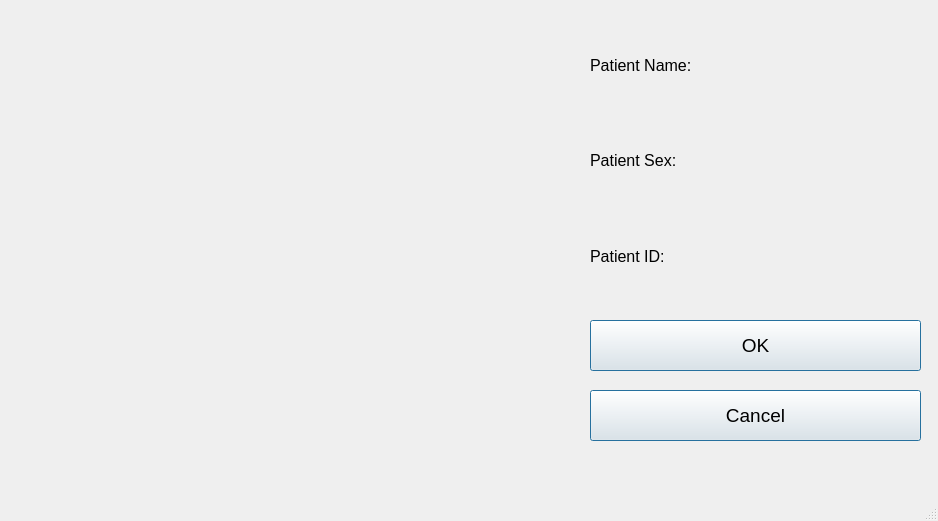
<?xml version="1.0" encoding="UTF-8"?>
<ui version="4.0">
 <class>MainWindow</class>
 <widget class="QMainWindow" name="MainWindow">
  <property name="geometry">
   <rect>
    <x>0</x>
    <y>0</y>
    <width>938</width>
    <height>521</height>
   </rect>
  </property>
  <property name="windowTitle">
   <string>Choose which series to show</string>
  </property>
  <widget class="QWidget" name="centralwidget">
   <widget class="QWidget" name="horizontalLayoutWidget">
    <property name="geometry">
     <rect>
      <x>30</x>
      <y>170</y>
      <width>541</width>
      <height>271</height>
     </rect>
    </property>
    <layout class="QHBoxLayout" name="horizontalLayout">
     <item>
      <widget class="QLabel" name="png1">
       <property name="text">
        <string/>
       </property>
      </widget>
     </item>
     <item>
      <widget class="QLabel" name="png2">
       <property name="text">
        <string/>
       </property>
      </widget>
     </item>
     <item>
      <widget class="QLabel" name="png3">
       <property name="text">
        <string/>
       </property>
      </widget>
     </item>
    </layout>
   </widget>
   <widget class="QWidget" name="horizontalLayoutWidget_2">
    <property name="geometry">
     <rect>
      <x>30</x>
      <y>20</y>
      <width>541</width>
      <height>71</height>
     </rect>
    </property>
    <layout class="QHBoxLayout" name="horizontalLayout_2">
     <item>
      <widget class="QLabel" name="text1">
       <property name="text">
        <string/>
       </property>
      </widget>
     </item>
     <item>
      <widget class="QLabel" name="text2">
       <property name="text">
        <string/>
       </property>
      </widget>
     </item>
     <item>
      <widget class="QLabel" name="text3">
       <property name="text">
        <string/>
       </property>
      </widget>
     </item>
    </layout>
   </widget>
   <widget class="QPushButton" name="buttonOK">
    <property name="geometry">
     <rect>
      <x>590</x>
      <y>320</y>
      <width>331</width>
      <height>51</height>
     </rect>
    </property>
    <property name="font">
     <font>
      <family>Arial</family>
      <pointsize>14</pointsize>
     </font>
    </property>
    <property name="text">
     <string>OK</string>
    </property>
    <property name="autoDefault">
     <bool>false</bool>
    </property>
    <property name="default">
     <bool>true</bool>
    </property>
   </widget>
   <widget class="QPushButton" name="buttonCancel">
    <property name="geometry">
     <rect>
      <x>590</x>
      <y>390</y>
      <width>331</width>
      <height>51</height>
     </rect>
    </property>
    <property name="font">
     <font>
      <family>Arial</family>
      <pointsize>14</pointsize>
     </font>
    </property>
    <property name="text">
     <string>Cancel</string>
    </property>
    <property name="default">
     <bool>true</bool>
    </property>
    <property name="flat">
     <bool>false</bool>
    </property>
   </widget>
   <widget class="QWidget" name="verticalLayoutWidget">
    <property name="geometry">
     <rect>
      <x>590</x>
      <y>20</y>
      <width>331</width>
      <height>281</height>
     </rect>
    </property>
    <layout class="QVBoxLayout" name="verticalLayout">
     <item>
      <widget class="QLabel" name="labelName">
       <property name="font">
        <font>
         <family>Arial</family>
         <pointsize>12</pointsize>
        </font>
       </property>
       <property name="text">
        <string>Patient Name:</string>
       </property>
      </widget>
     </item>
     <item>
      <widget class="QLabel" name="labelSex">
       <property name="font">
        <font>
         <family>Arial</family>
         <pointsize>12</pointsize>
        </font>
       </property>
       <property name="text">
        <string>Patient Sex:</string>
       </property>
      </widget>
     </item>
     <item>
      <widget class="QLabel" name="labelID">
       <property name="font">
        <font>
         <family>Arial</family>
         <pointsize>12</pointsize>
        </font>
       </property>
       <property name="text">
        <string>Patient ID:</string>
       </property>
      </widget>
     </item>
    </layout>
   </widget>
   <widget class="QLabel" name="labelPath">
    <property name="geometry">
     <rect>
      <x>30</x>
      <y>100</y>
      <width>541</width>
      <height>51</height>
     </rect>
    </property>
    <property name="font">
     <font>
      <family>Arial</family>
      <pointsize>10</pointsize>
     </font>
    </property>
    <property name="autoFillBackground">
     <bool>false</bool>
    </property>
    <property name="text">
     <string/>
    </property>
   </widget>
  </widget>
  <widget class="QMenuBar" name="menubar">
   <property name="geometry">
    <rect>
     <x>0</x>
     <y>0</y>
     <width>938</width>
     <height>26</height>
    </rect>
   </property>
  </widget>
  <widget class="QStatusBar" name="statusBar"/>
 </widget>
 <resources/>
 <connections>
  <connection>
   <sender>buttonCancel</sender>
   <signal>clicked()</signal>
   <receiver>MainWindow</receiver>
   <slot>close()</slot>
   <hints>
    <hint type="sourcelabel">
     <x>744</x>
     <y>450</y>
    </hint>
    <hint type="destinationlabel">
     <x>684</x>
     <y>500</y>
    </hint>
   </hints>
  </connection>
 </connections>
</ui>
